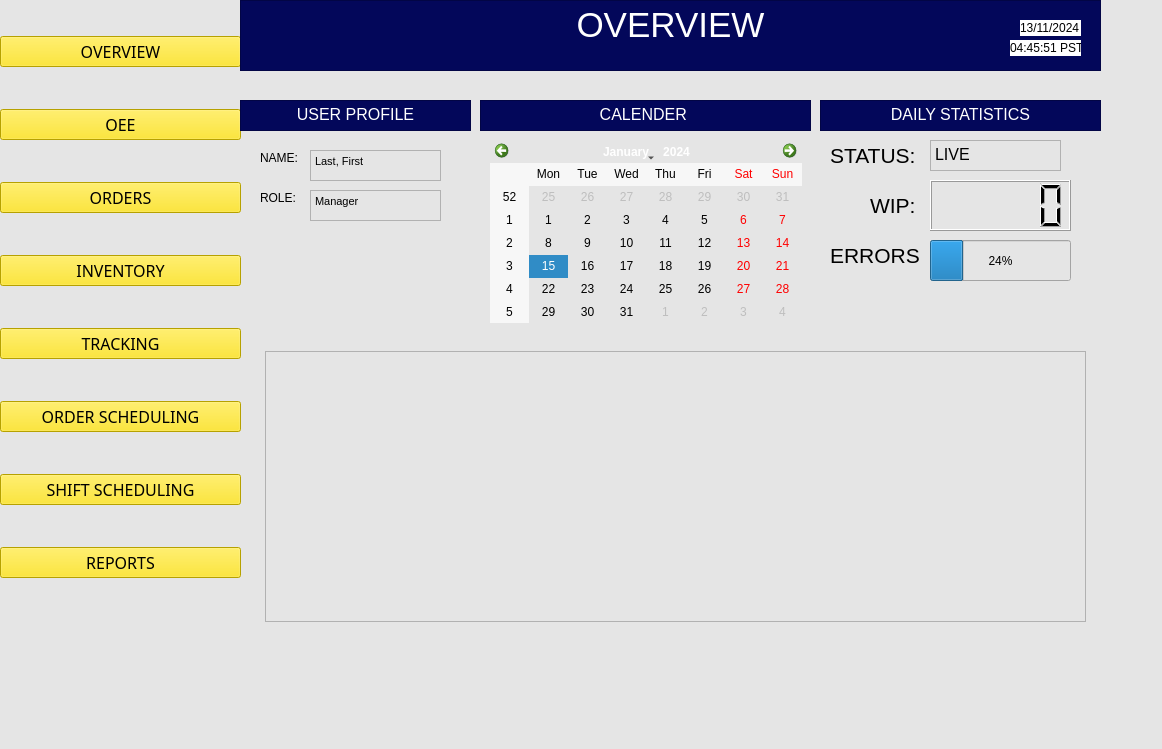
<?xml version="1.0" encoding="UTF-8"?>
<ui version="4.0">
 <class>MainWindow</class>
 <widget class="QMainWindow" name="MainWindow">
  <property name="geometry">
   <rect>
    <x>0</x>
    <y>0</y>
    <width>1162</width>
    <height>749</height>
   </rect>
  </property>
  <property name="font">
   <font>
    <family>Siemens Sans Black</family>
    <pointsize>12</pointsize>
   </font>
  </property>
  <property name="windowTitle">
   <string>MainWindow</string>
  </property>
  <property name="styleSheet">
   <string notr="true">background-color: rgb(229, 229, 229);
</string>
  </property>
  <widget class="QWidget" name="centralwidget">
   <widget class="QWidget" name="verticalLayoutWidget">
    <property name="geometry">
     <rect>
      <x>0</x>
      <y>0</y>
      <width>241</width>
      <height>621</height>
     </rect>
    </property>
    <layout class="QVBoxLayout" name="verticalLayout">
     <item>
      <widget class="QPushButton" name="pushButton_5">
       <property name="font">
        <font>
         <family>Siemens Sans Black</family>
         <pointsize>12</pointsize>
        </font>
       </property>
       <property name="styleSheet">
        <string notr="true">background-color: rgb(255, 226, 0);</string>
       </property>
       <property name="text">
        <string>OVERVIEW</string>
       </property>
      </widget>
     </item>
     <item>
      <widget class="QPushButton" name="pushButton_7">
       <property name="font">
        <font>
         <family>Siemens Sans Black</family>
         <pointsize>12</pointsize>
        </font>
       </property>
       <property name="styleSheet">
        <string notr="true">background-color: rgb(255, 226, 0);</string>
       </property>
       <property name="text">
        <string>OEE</string>
       </property>
      </widget>
     </item>
     <item>
      <widget class="QPushButton" name="pushButton_14">
       <property name="font">
        <font>
         <family>Siemens Sans Black</family>
         <pointsize>12</pointsize>
        </font>
       </property>
       <property name="styleSheet">
        <string notr="true">background-color: rgb(255, 226, 0);</string>
       </property>
       <property name="text">
        <string>ORDERS</string>
       </property>
      </widget>
     </item>
     <item>
      <widget class="QPushButton" name="pushButton_12">
       <property name="font">
        <font>
         <family>Siemens Sans Black</family>
         <pointsize>12</pointsize>
        </font>
       </property>
       <property name="styleSheet">
        <string notr="true">background-color: rgb(255, 226, 0);</string>
       </property>
       <property name="text">
        <string>INVENTORY</string>
       </property>
      </widget>
     </item>
     <item>
      <widget class="QPushButton" name="pushButton_11">
       <property name="font">
        <font>
         <family>Siemens Sans Black</family>
         <pointsize>12</pointsize>
        </font>
       </property>
       <property name="styleSheet">
        <string notr="true">background-color: rgb(255, 226, 0);</string>
       </property>
       <property name="text">
        <string>TRACKING</string>
       </property>
      </widget>
     </item>
     <item>
      <widget class="QPushButton" name="pushButton_10">
       <property name="font">
        <font>
         <family>Siemens Sans Black</family>
         <pointsize>12</pointsize>
        </font>
       </property>
       <property name="styleSheet">
        <string notr="true">background-color: rgb(255, 226, 0);</string>
       </property>
       <property name="text">
        <string>ORDER SCHEDULING</string>
       </property>
      </widget>
     </item>
     <item>
      <widget class="QPushButton" name="pushButton_13">
       <property name="font">
        <font>
         <family>Siemens Sans Black</family>
         <pointsize>12</pointsize>
        </font>
       </property>
       <property name="styleSheet">
        <string notr="true">background-color: rgb(255, 226, 0);</string>
       </property>
       <property name="text">
        <string>SHIFT SCHEDULING</string>
       </property>
      </widget>
     </item>
     <item>
      <widget class="QPushButton" name="pushButton_9">
       <property name="font">
        <font>
         <family>Siemens Sans Black</family>
         <pointsize>12</pointsize>
        </font>
       </property>
       <property name="styleSheet">
        <string notr="true">background-color: rgb(255, 226, 0);</string>
       </property>
       <property name="text">
        <string>REPORTS</string>
       </property>
      </widget>
     </item>
    </layout>
   </widget>
   <widget class="QTextEdit" name="textEdit">
    <property name="geometry">
     <rect>
      <x>240</x>
      <y>0</y>
      <width>861</width>
      <height>71</height>
     </rect>
    </property>
    <property name="styleSheet">
     <string notr="true">background-color: rgb(3, 7, 90);</string>
    </property>
    <property name="html">
     <string>&lt;!DOCTYPE HTML PUBLIC &quot;-//W3C//DTD HTML 4.0//EN&quot; &quot;http://www.w3.org/TR/REC-html40/strict.dtd&quot;&gt;
&lt;html&gt;&lt;head&gt;&lt;meta name=&quot;qrichtext&quot; content=&quot;1&quot; /&gt;&lt;style type=&quot;text/css&quot;&gt;
p, li { white-space: pre-wrap; }
&lt;/style&gt;&lt;/head&gt;&lt;body style=&quot; font-family:'MS Shell Dlg 2'; font-size:8.25pt; font-weight:400; font-style:normal;&quot;&gt;
&lt;p align=&quot;center&quot; style=&quot; margin-top:0px; margin-bottom:0px; margin-left:0px; margin-right:0px; -qt-block-indent:0; text-indent:0px;&quot;&gt;&lt;span style=&quot; font-size:26pt; color:#ffffff;&quot;&gt;OVERVIEW&lt;/span&gt;&lt;/p&gt;&lt;/body&gt;&lt;/html&gt;</string>
    </property>
   </widget>
   <widget class="QTextEdit" name="textEdit_3">
    <property name="geometry">
     <rect>
      <x>240</x>
      <y>100</y>
      <width>231</width>
      <height>31</height>
     </rect>
    </property>
    <property name="styleSheet">
     <string notr="true">background-color: rgb(3, 7, 90);</string>
    </property>
    <property name="html">
     <string>&lt;!DOCTYPE HTML PUBLIC &quot;-//W3C//DTD HTML 4.0//EN&quot; &quot;http://www.w3.org/TR/REC-html40/strict.dtd&quot;&gt;
&lt;html&gt;&lt;head&gt;&lt;meta name=&quot;qrichtext&quot; content=&quot;1&quot; /&gt;&lt;style type=&quot;text/css&quot;&gt;
p, li { white-space: pre-wrap; }
&lt;/style&gt;&lt;/head&gt;&lt;body style=&quot; font-family:'MS Shell Dlg 2'; font-size:8.25pt; font-weight:400; font-style:normal;&quot;&gt;
&lt;p align=&quot;center&quot; style=&quot; margin-top:0px; margin-bottom:0px; margin-left:0px; margin-right:0px; -qt-block-indent:0; text-indent:0px;&quot;&gt;&lt;span style=&quot; font-size:12pt; color:#ffffff;&quot;&gt;USER PROFILE&lt;/span&gt;&lt;/p&gt;&lt;/body&gt;&lt;/html&gt;</string>
    </property>
   </widget>
   <widget class="QLabel" name="label_13">
    <property name="geometry">
     <rect>
      <x>1020</x>
      <y>20</y>
      <width>61</width>
      <height>16</height>
     </rect>
    </property>
    <property name="styleSheet">
     <string notr="true">background-color: rgb(255, 255, 255);</string>
    </property>
    <property name="text">
     <string>13/11/2024</string>
    </property>
   </widget>
   <widget class="QLabel" name="label_14">
    <property name="geometry">
     <rect>
      <x>1010</x>
      <y>40</y>
      <width>71</width>
      <height>16</height>
     </rect>
    </property>
    <property name="styleSheet">
     <string notr="true">background-color: rgb(255, 255, 255);</string>
    </property>
    <property name="text">
     <string>04:45:51 PST</string>
    </property>
   </widget>
   <widget class="QLabel" name="label_15">
    <property name="geometry">
     <rect>
      <x>260</x>
      <y>150</y>
      <width>41</width>
      <height>16</height>
     </rect>
    </property>
    <property name="styleSheet">
     <string notr="true">background-color: rgb(229, 229, 229);</string>
    </property>
    <property name="text">
     <string>NAME:</string>
    </property>
   </widget>
   <widget class="QLabel" name="label_16">
    <property name="geometry">
     <rect>
      <x>260</x>
      <y>190</y>
      <width>41</width>
      <height>16</height>
     </rect>
    </property>
    <property name="styleSheet">
     <string notr="true">background-color: rgb(229, 229, 229);</string>
    </property>
    <property name="text">
     <string>ROLE:</string>
    </property>
   </widget>
   <widget class="QTextBrowser" name="textBrowser">
    <property name="geometry">
     <rect>
      <x>310</x>
      <y>150</y>
      <width>131</width>
      <height>31</height>
     </rect>
    </property>
    <property name="html">
     <string>&lt;!DOCTYPE HTML PUBLIC &quot;-//W3C//DTD HTML 4.0//EN&quot; &quot;http://www.w3.org/TR/REC-html40/strict.dtd&quot;&gt;
&lt;html&gt;&lt;head&gt;&lt;meta name=&quot;qrichtext&quot; content=&quot;1&quot; /&gt;&lt;style type=&quot;text/css&quot;&gt;
p, li { white-space: pre-wrap; }
&lt;/style&gt;&lt;/head&gt;&lt;body style=&quot; font-family:'MS Shell Dlg 2'; font-size:8.25pt; font-weight:400; font-style:normal;&quot;&gt;
&lt;p style=&quot; margin-top:0px; margin-bottom:0px; margin-left:0px; margin-right:0px; -qt-block-indent:0; text-indent:0px;&quot;&gt;Last, First&lt;/p&gt;&lt;/body&gt;&lt;/html&gt;</string>
    </property>
   </widget>
   <widget class="QTextBrowser" name="textBrowser_2">
    <property name="geometry">
     <rect>
      <x>310</x>
      <y>190</y>
      <width>131</width>
      <height>31</height>
     </rect>
    </property>
    <property name="html">
     <string>&lt;!DOCTYPE HTML PUBLIC &quot;-//W3C//DTD HTML 4.0//EN&quot; &quot;http://www.w3.org/TR/REC-html40/strict.dtd&quot;&gt;
&lt;html&gt;&lt;head&gt;&lt;meta name=&quot;qrichtext&quot; content=&quot;1&quot; /&gt;&lt;style type=&quot;text/css&quot;&gt;
p, li { white-space: pre-wrap; }
&lt;/style&gt;&lt;/head&gt;&lt;body style=&quot; font-family:'MS Shell Dlg 2'; font-size:8.25pt; font-weight:400; font-style:normal;&quot;&gt;
&lt;p style=&quot; margin-top:0px; margin-bottom:0px; margin-left:0px; margin-right:0px; -qt-block-indent:0; text-indent:0px;&quot;&gt;Manager&lt;/p&gt;&lt;/body&gt;&lt;/html&gt;</string>
    </property>
   </widget>
   <widget class="QLCDNumber" name="lcdNumber">
    <property name="geometry">
     <rect>
      <x>930</x>
      <y>180</y>
      <width>141</width>
      <height>51</height>
     </rect>
    </property>
   </widget>
   <widget class="QCalendarWidget" name="calendarWidget">
    <property name="geometry">
     <rect>
      <x>490</x>
      <y>140</y>
      <width>312</width>
      <height>183</height>
     </rect>
    </property>
   </widget>
   <widget class="QTextEdit" name="textEdit_5">
    <property name="geometry">
     <rect>
      <x>480</x>
      <y>100</y>
      <width>331</width>
      <height>31</height>
     </rect>
    </property>
    <property name="styleSheet">
     <string notr="true">background-color: rgb(3, 7, 90);</string>
    </property>
    <property name="html">
     <string>&lt;!DOCTYPE HTML PUBLIC &quot;-//W3C//DTD HTML 4.0//EN&quot; &quot;http://www.w3.org/TR/REC-html40/strict.dtd&quot;&gt;
&lt;html&gt;&lt;head&gt;&lt;meta name=&quot;qrichtext&quot; content=&quot;1&quot; /&gt;&lt;style type=&quot;text/css&quot;&gt;
p, li { white-space: pre-wrap; }
&lt;/style&gt;&lt;/head&gt;&lt;body style=&quot; font-family:'MS Shell Dlg 2'; font-size:8.25pt; font-weight:400; font-style:normal;&quot;&gt;
&lt;p align=&quot;center&quot; style=&quot; margin-top:0px; margin-bottom:0px; margin-left:0px; margin-right:0px; -qt-block-indent:0; text-indent:0px;&quot;&gt;&lt;span style=&quot; font-size:12pt; color:#ffffff;&quot;&gt;CALENDER &lt;/span&gt;&lt;/p&gt;&lt;/body&gt;&lt;/html&gt;</string>
    </property>
   </widget>
   <widget class="QTextEdit" name="textEdit_4">
    <property name="geometry">
     <rect>
      <x>820</x>
      <y>100</y>
      <width>281</width>
      <height>31</height>
     </rect>
    </property>
    <property name="styleSheet">
     <string notr="true">background-color: rgb(3, 7, 90);</string>
    </property>
    <property name="html">
     <string>&lt;!DOCTYPE HTML PUBLIC &quot;-//W3C//DTD HTML 4.0//EN&quot; &quot;http://www.w3.org/TR/REC-html40/strict.dtd&quot;&gt;
&lt;html&gt;&lt;head&gt;&lt;meta name=&quot;qrichtext&quot; content=&quot;1&quot; /&gt;&lt;style type=&quot;text/css&quot;&gt;
p, li { white-space: pre-wrap; }
&lt;/style&gt;&lt;/head&gt;&lt;body style=&quot; font-family:'MS Shell Dlg 2'; font-size:8.25pt; font-weight:400; font-style:normal;&quot;&gt;
&lt;p align=&quot;center&quot; style=&quot; margin-top:0px; margin-bottom:0px; margin-left:0px; margin-right:0px; -qt-block-indent:0; text-indent:0px;&quot;&gt;&lt;span style=&quot; font-size:12pt; color:#ffffff;&quot;&gt;DAILY STATISTICS&lt;/span&gt;&lt;/p&gt;&lt;/body&gt;&lt;/html&gt;</string>
    </property>
   </widget>
   <widget class="QLabel" name="label">
    <property name="geometry">
     <rect>
      <x>870</x>
      <y>190</y>
      <width>51</width>
      <height>31</height>
     </rect>
    </property>
    <property name="font">
     <font>
      <pointsize>16</pointsize>
     </font>
    </property>
    <property name="text">
     <string>WIP:</string>
    </property>
   </widget>
   <widget class="QProgressBar" name="progressBar">
    <property name="geometry">
     <rect>
      <x>930</x>
      <y>240</y>
      <width>141</width>
      <height>41</height>
     </rect>
    </property>
    <property name="value">
     <number>24</number>
    </property>
   </widget>
   <widget class="QLabel" name="label_2">
    <property name="geometry">
     <rect>
      <x>830</x>
      <y>240</y>
      <width>91</width>
      <height>31</height>
     </rect>
    </property>
    <property name="font">
     <font>
      <pointsize>16</pointsize>
     </font>
    </property>
    <property name="text">
     <string>ERRORS:</string>
    </property>
   </widget>
   <widget class="QTextBrowser" name="textBrowser_3">
    <property name="geometry">
     <rect>
      <x>930</x>
      <y>140</y>
      <width>131</width>
      <height>31</height>
     </rect>
    </property>
    <property name="html">
     <string>&lt;!DOCTYPE HTML PUBLIC &quot;-//W3C//DTD HTML 4.0//EN&quot; &quot;http://www.w3.org/TR/REC-html40/strict.dtd&quot;&gt;
&lt;html&gt;&lt;head&gt;&lt;meta name=&quot;qrichtext&quot; content=&quot;1&quot; /&gt;&lt;style type=&quot;text/css&quot;&gt;
p, li { white-space: pre-wrap; }
&lt;/style&gt;&lt;/head&gt;&lt;body style=&quot; font-family:'MS Shell Dlg 2'; font-size:8.25pt; font-weight:400; font-style:normal;&quot;&gt;
&lt;p style=&quot; margin-top:0px; margin-bottom:0px; margin-left:0px; margin-right:0px; -qt-block-indent:0; text-indent:0px;&quot;&gt;&lt;span style=&quot; font-size:12pt;&quot;&gt;LIVE&lt;/span&gt;&lt;/p&gt;&lt;/body&gt;&lt;/html&gt;</string>
    </property>
   </widget>
   <widget class="QLabel" name="label_3">
    <property name="geometry">
     <rect>
      <x>830</x>
      <y>140</y>
      <width>91</width>
      <height>31</height>
     </rect>
    </property>
    <property name="font">
     <font>
      <pointsize>16</pointsize>
     </font>
    </property>
    <property name="text">
     <string>STATUS:</string>
    </property>
   </widget>
   <widget class="QGraphicsView" name="graphicsView">
    <property name="geometry">
     <rect>
      <x>265</x>
      <y>351</y>
      <width>821</width>
      <height>271</height>
     </rect>
    </property>
   </widget>
  </widget>
  <widget class="QStatusBar" name="statusbar"/>
 </widget>
 <resources/>
 <connections/>
</ui>
